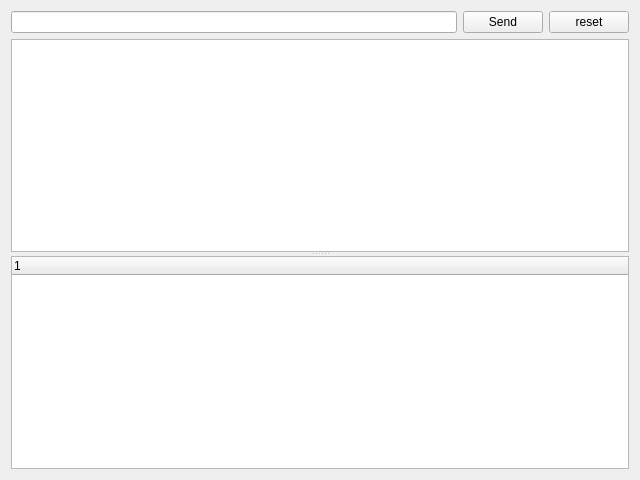
<?xml version="1.0" encoding="UTF-8"?>
<ui version="4.0">
 <class>MainForm</class>
 <widget class="QWidget" name="MainForm">
  <property name="geometry">
   <rect>
    <x>0</x>
    <y>0</y>
    <width>640</width>
    <height>480</height>
   </rect>
  </property>
  <property name="windowTitle">
   <string>Form</string>
  </property>
  <layout class="QGridLayout" name="gridLayout">
   <item row="0" column="0">
    <widget class="QLineEdit" name="urlEdit"/>
   </item>
   <item row="0" column="1">
    <widget class="QPushButton" name="sendBtn">
     <property name="text">
      <string>Send</string>
     </property>
    </widget>
   </item>
   <item row="1" column="0" colspan="3">
    <widget class="QSplitter" name="splitter">
     <property name="orientation">
      <enum>Qt::Vertical</enum>
     </property>
     <widget class="QTextEdit" name="requestEdit"/>
     <widget class="QTreeWidget" name="treeWidget">
      <column>
       <property name="text">
        <string notr="true">1</string>
       </property>
      </column>
     </widget>
    </widget>
   </item>
   <item row="0" column="2">
    <widget class="QPushButton" name="resetBtn">
     <property name="text">
      <string>reset</string>
     </property>
    </widget>
   </item>
  </layout>
 </widget>
 <resources/>
 <connections/>
</ui>
